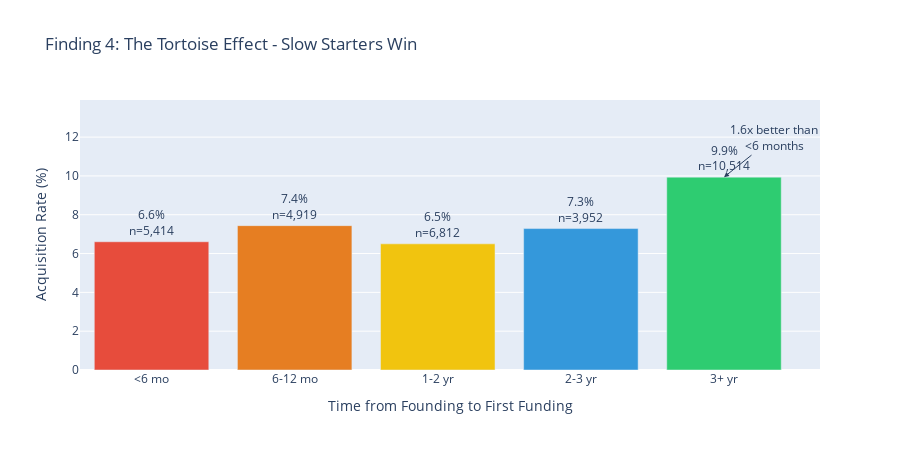

The notebook cell this image was saved under:
### Code cell
# Interactive: Finding 4 - The Tortoise Effect
fig = go.Figure()

colors = ['#e74c3c', '#e67e22', '#f1c40f', '#3498db', '#2ecc71']

fig.add_trace(go.Bar(
    x=tortoise.index.tolist(),
    y=tortoise['acquisition_rate'],
    marker_color=colors,
    text=[f"{v:.1f}%<br>n={int(n):,}" for v, n in zip(tortoise['acquisition_rate'], tortoise['n'])],
    textposition='outside',
    hovertemplate='<b>%{x}</b><br>Acquisition Rate: %{y:.1f}%<extra></extra>'
))

# Add annotation for key insight
fig.add_annotation(
    x='3+ yr', y=tortoise['acquisition_rate'].max(),
    text=f"1.6x better than<br><6 months",
    showarrow=True,
    arrowhead=2,
    ax=50, ay=-40
)

fig.update_layout(
    title='Finding 4: The Tortoise Effect - Slow Starters Win',
    xaxis_title='Time from Founding to First Funding',
    yaxis_title='Acquisition Rate (%)',
    height=450,
    yaxis=dict(range=[0, max(tortoise['acquisition_rate']) * 1.4])
)
fig.show()

### Figure 1 — Plotly figure (JSON) as saved in the notebook; plotly's stock layout.template omitted (floating-point values rounded to 4 significant figures)
{"data": [{"hovertemplate": "<b>%{x}</b><br>Acquisition Rate: %{y:.1f}%<extra></extra>", "marker": {"color": ["#e74c3c", "#e67e22", "#f1c40f", "#3498db", "#2ecc71"]}, "text": ["6.6%<br>n=5,414", "7.4%<br>n=4,919", "6.5%<br>n=6,812", "7.3%<br>n=3,952", "9.9%<br>n=10,514"], "textposition": "outside", "type": "bar", "x": ["<6 mo", "6-12 mo", "1-2 yr", "2-3 yr", "3+ yr"], "y": [6.608, 7.439, 6.501, 7.287, 9.937]}], "layout": {"annotations": [{"arrowhead": 2, "ax": 50, "ay": -40, "showarrow": true, "text": "1.6x better than<br><6 months", "x": "3+ yr", "y": 9.937}], "height": 450, "title": {"text": "Finding 4: The Tortoise Effect - Slow Starters Win"}, "xaxis": {"title": {"text": "Time from Founding to First Funding"}}, "yaxis": {"range": [0, 13.91], "title": {"text": "Acquisition Rate (%)"}}}}
